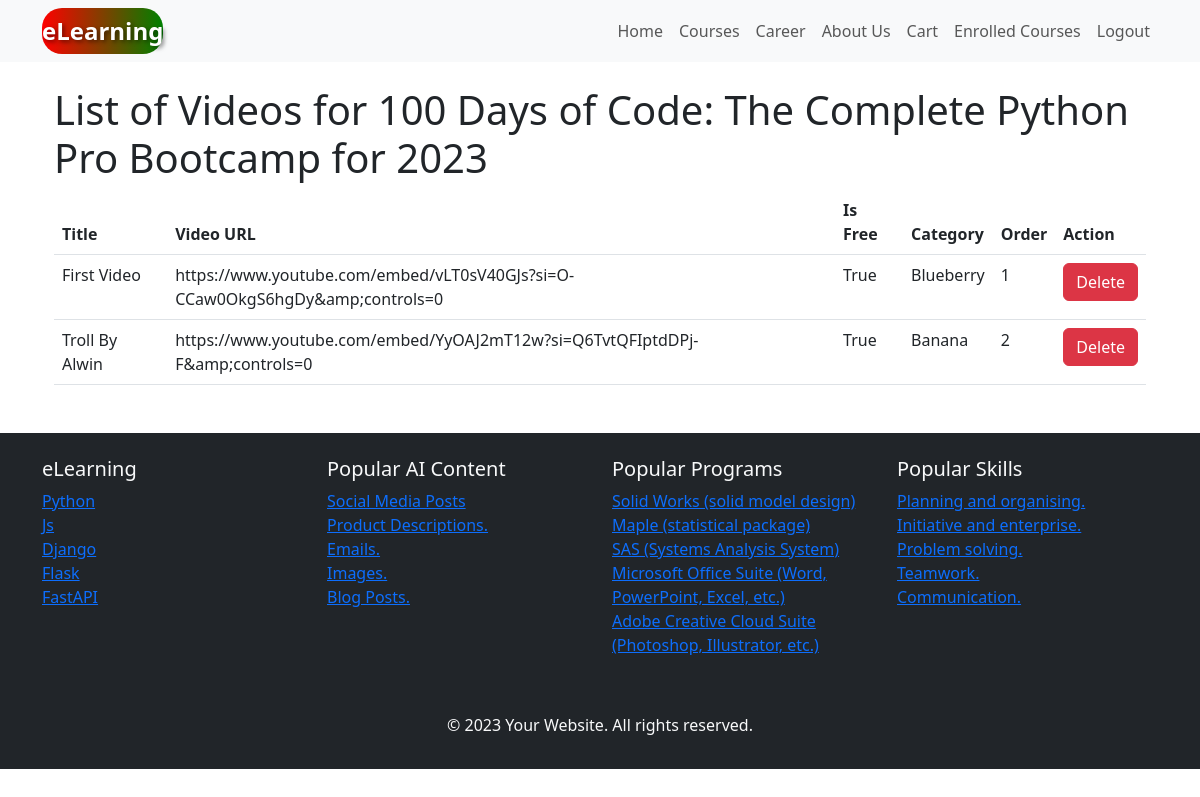
Page /list_videos_edit/1/ (signed in) on the earlier database version.
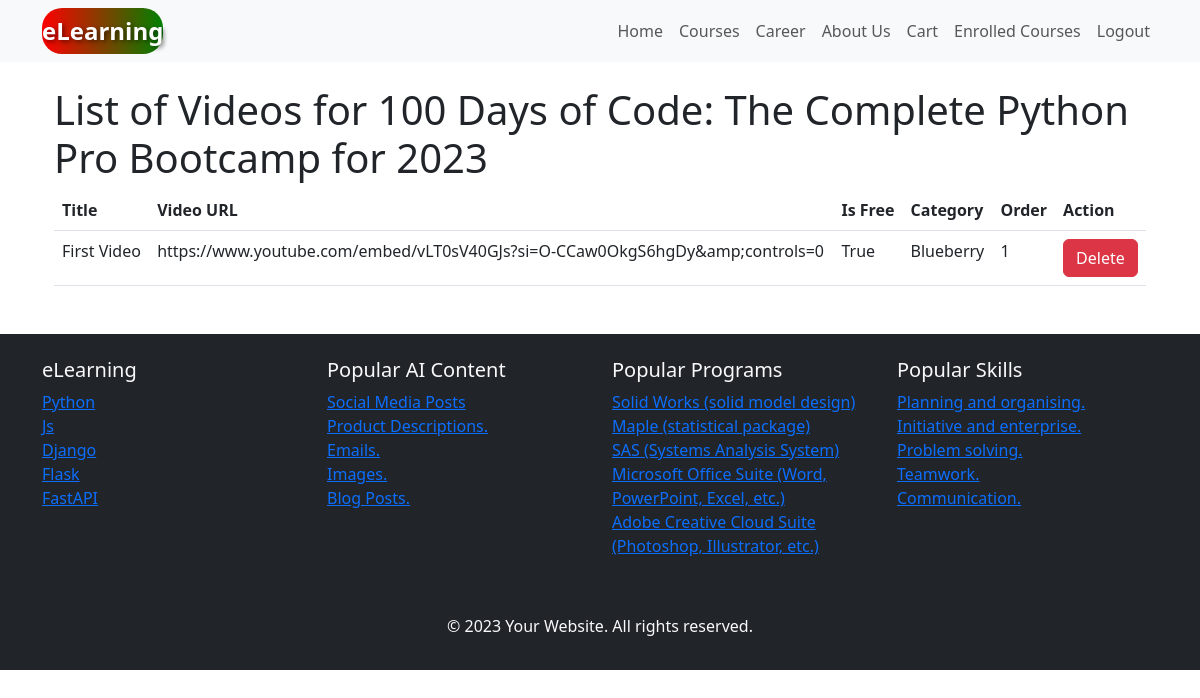
Same page on the later database version.
### Course/models.py (models this page shows, shortened)
class Video(models.Model):
    course = models.ForeignKey(Course, on_delete=models.CASCADE)
    title = models.CharField(max_length=255)
    video_url = models.URLField()
    is_free = models.BooleanField(default=False)
    category = models.ForeignKey(VideoCategory, on_delete=models.CASCADE)
    order = models.PositiveIntegerField()

class VideoCategory(models.Model):
    name = models.CharField(max_length=255)

### Course/views.py (the view)
# urls.py: path('list_videos_edit/<int:course_id>/', list_videos, name='list_videos_edit'),
@login_required(login_url='author_login')
def list_videos(request, course_id):
    course = get_object_or_404(Course, id=course_id)
    videos = Video.objects.filter(course=course)
    return render(request, 'list_videos.html', {'course': course, 'videos': videos})

### Course/templates/list_videos.html (shortened to what this page needs)
{% extends 'base.html' %}
{% block content %}
    <div class="container">
        <h1 class="mt-4">List of Videos for {{ course.title }}</h1>
        <table class="table">
            <thead>
                <tr>
                    <th>Title</th>
                    <th>Video URL</th>
                    <th>Is Free</th>
                    <th>Category</th>
                    <th>Order</th>
                    <th>Action</th>
                </tr>
            </thead>
            <tbody>
                {% for video in videos %}
                    <tr>
                        <td>{{ video.title }}</td>
                        <td>{{ video.video_url }}</td>
                        <td>{{ video.is_free }}</td>
                        <td>{{ video.category.name }}</td>
                        <td>{{ video.order }}</td>
                        <td>
                            <a href="{% url 'course:delete_video' course.id video.id %}" class="btn btn-danger">Delete</a>
                        </td>
                    </tr>
                {% endfor %}
            </tbody>
        </table>
    </div>
{% endblock %}

Differences in the rows shown:
removed Video: title "Troll By Alwin", video_url "https://www.youtube.com/embed/YyOAJ2mT12w?si=Q6TvtQFIptdDPj-F&amp;controls=0", is_free "True", category.name "Banana", order "2"
